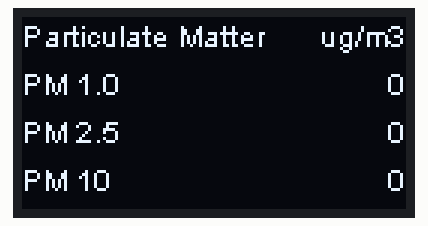
This sketch was run on a simulated ESP8266 (NodeMCU). Shown: 128×64 one-colour display.

Above: at 0.6 s.

The sketch:

vindriktning-oled.ino
```cpp
#include <Wire.h>
#include "SSD1306Wire.h"

SSD1306Wire display(0x3c, SDA, SCL);

#define BAUD 9600
#define RXPIN 4
#define TXPIN 5

uint8_t serialRxBuf[80];
uint8_t rxBufIdx = 0;

int pm1 = 0;
int pm2 = 0;
int pm9 = 0;

unsigned long timepast = millis();

const int sendinterval = 500;

void setup() {
  display.init();
  display.flipScreenVertically();
  Serial1.begin(BAUD, SERIAL_8N1, RXPIN, TXPIN);
}

void loop() {
  getSensorData();

  delay(500);

  display.clear();

  display.setFont(ArialMT_Plain_10);
  display.setTextAlignment(TEXT_ALIGN_LEFT);
  display.drawString(0, 0, "Particulate Matter");
  display.drawString(0, 16, "PM 1.0 ");
  display.drawString(0, 32, "PM 2.5 ");
  display.drawString(0, 48, "PM 10 ");

  display.setTextAlignment(TEXT_ALIGN_RIGHT);
  display.drawString(128, 0, "ug/m3");
  display.drawString(128, 16, String(pm1));
  display.drawString(128, 32, String(pm2));
  display.drawString(128, 48, String(pm9));


  display.display();
  delay(250);
}

int getSensorData() {
  uint8_t rxBufIdx = 0;
  uint8_t checksum = 0;

  // Sensor Serial aushorchen
  while ((Serial1.available() && rxBufIdx < 127) || rxBufIdx < 20)
  {
    serialRxBuf[rxBufIdx++] = Serial1.read();
  }

  for (uint8_t i = 0; i < 20; i++)
  {
    checksum += serialRxBuf[i];
  }

  // Header und Prüfsumme checken
  if (serialRxBuf[0] == 0x16 && serialRxBuf[1] == 0x11 && serialRxBuf[2] == 0x0B && checksum == 0)
    {
      pm2 = (serialRxBuf[5]  << 8 | serialRxBuf[6]);
      pm1 = (serialRxBuf[9]  << 8 | serialRxBuf[10]);
      pm9 = (serialRxBuf[13] << 8 | serialRxBuf[14]);
    }

  else
    {
      return (-1);
    }
}
```
